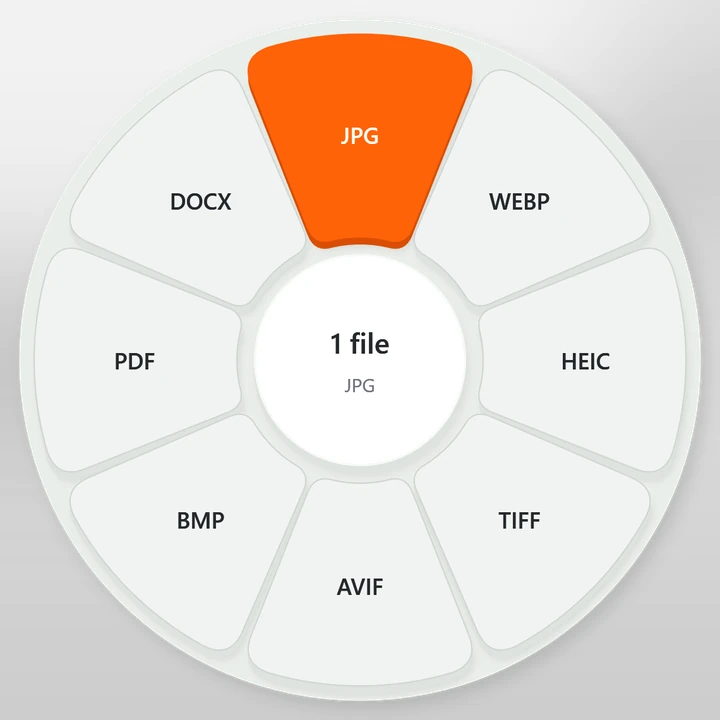
#> input picture assets/img/wheel-formats-en.webp, 720 x 720 px
$ python -i refresh-screenshots.py   (imports and definitions only)
#> lines starting #> are read from the running program, lines starting #| are printed output that depends on the picture
"""Refresh website images from the app itself, without changing the app repo.

Requires Pillow and PowerShell 7 (pwsh). Run with --app <ZestDrop.exe> --video <sample.mp4>
--image <sample.png/jpg> --render-dir <scratch folder>. Wheels and progress cards come from the app's
debug render modes; the combined Crop & rotate window is opened briefly and captured with
scripts/capture-window.ps1 (that window has no render mode of its own).
"""
import argparse
import os
from pathlib import Path
import subprocess

from PIL import Image, ImageDraw, ImageFilter, ImageFont

parser = argparse.ArgumentParser(description=__doc__)
# [9 lines not run here, left out]
out = Path(__file__).resolve().parents[1] / 'assets' / 'img'
# The format wheel depends on the extension: use a PNG for the 8-option screenshot.
# [1 line that did not run here, left out]
# [1 line not run here, left out]


def render(lang, arguments):
    env = {**os.environ, 'ZESTDROP_LANG': lang}
    subprocess.run([str(args.app.resolve()), *map(str, arguments)],
                   cwd=args.app.resolve().parent, env=env, check=True, timeout=60)


def backdrop(size):
    # Neutral desktop-like backdrop; the wheel itself is the unmodified app render.
    w, h = size
    image = Image.new('RGBA', size)
    draw = ImageDraw.Draw(image)
    for y in range(h):
        shade = int(235 - 31 * y / max(1, h - 1))
        draw.line((0, y, w, y), fill=(shade, shade + 1, shade, 255))
    light = Image.new('RGBA', size)
    ImageDraw.Draw(light).ellipse((-w // 2, -h // 2, w, h // 2), fill=(255, 255, 255, 100))
    image.alpha_composite(light.filter(ImageFilter.GaussianBlur(w // 8)))
    return image


def compose_wheel(path):
    image = Image.open(path).convert('RGBA').resize((720, 720), Image.Resampling.LANCZOS)
    canvas = backdrop(image.size)
    canvas.alpha_composite(image)
    return canvas.convert('RGB')


def compose_jobs(path):
    image = Image.open(path).convert('RGBA')
    # Debug stack has a solid grey backdrop. Replace it with the same neutral backdrop as the wheels.
    pixels = image.load()
    bg = pixels[0, 0]
    for y in range(image.height):
        for x in range(image.width):
            r, g, b, a = pixels[x, y]
            if max(abs(r - bg[0]), abs(g - bg[1]), abs(b - bg[2])) < 4:
                pixels[x, y] = (0, 0, 0, 0)
    image.thumbnail((512, 768), Image.Resampling.LANCZOS)
    canvas = backdrop((536, 792))
    canvas.alpha_composite(image, ((536 - image.width) // 2, (792 - image.height) // 2))
    return canvas.convert('RGB')


def capture_combined(lang, path):
    """Captures the Crop & rotate window and makes the area outside its rounded corners transparent."""
    script = Path(__file__).resolve().parent / 'capture-window.ps1'
    # PowerShell 7 is DPI-aware, so the capture is at the screen's real resolution (Windows PowerShell 5.1 is not).
    subprocess.run(['pwsh', '-NoProfile', '-ExecutionPolicy', 'Bypass', '-File', str(script),
                    '-App', str(args.app.resolve()), '-Tool', 'merge:cropRotate', '-File', str(photo.resolve()),
                    '-Lang', lang, '-Out', str(path)], check=True, timeout=120)
    image = Image.open(path).convert('RGBA')
    # PrintWindow paints black outside the window's rounded corners; measure the radius from the corner.
    px = image.load()
    radius = next(i for i in range(1, min(image.size) // 4) if sum(px[i, i][:3]) > 60) * 3.4
    mask = Image.new('L', image.size)
    ImageDraw.Draw(mask).rounded_rectangle((0, 0, image.width - 1, image.height - 1), radius=round(radius), fill=255)
    image.putalpha(mask)
    # Keep about 2x the size it is shown at (1040 px wide) so it stays sharp on high-DPI screens.
    if image.width > 2080:
        image = image.resize((2080, round(image.height * 2080 / image.width)), Image.Resampling.LANCZOS)
    if image.width < 1600:
        raise SystemExit(f'Capture is only {image.width} px wide; run on a display scaled to 150% or more')
    return image


# [17 lines not run here, left out]

# Share preview: same product copy and composition, but with the current app wheel.
canvas = Image.new('RGBA', (1200, 630), '#FAF8F5')
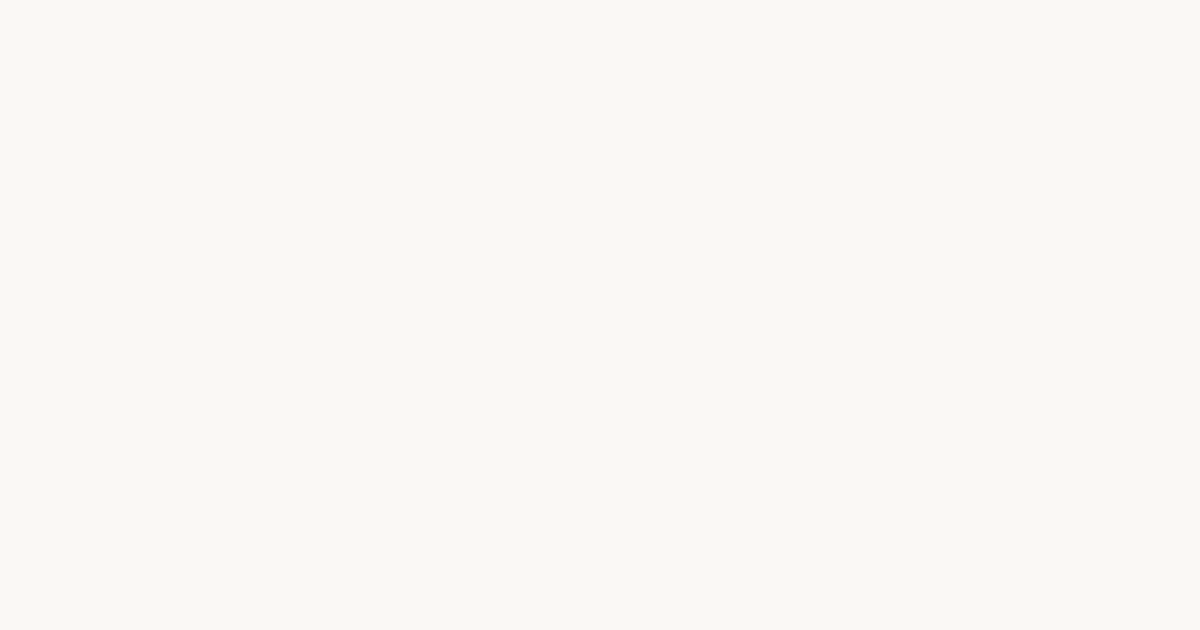
#> canvas: PIL image 1200x630 RGBA; mean R, G, B, A 250, 248, 245, 255
draw = ImageDraw.Draw(canvas)
fonts = Path(os.environ.get('WINDIR', 'C:/Windows')) / 'Fonts'
bold = ImageFont.truetype(str(fonts / 'segoeuib.ttf'), 76)
regular = ImageFont.truetype(str(fonts / 'segoeui.ttf'), 30)
semibold = ImageFont.truetype(str(fonts / 'seguisb.ttf'), 34)
# [9 lines not run here, left out]
# [1 line that did not run here, left out]
# [1 line not run here, left out]
shadow = Image.new('RGBA', canvas.size)
#> shadow: PIL image 1200x630 RGBA; every value is 0
# [5 lines not run here, left out]

>>> result = compose_wheel('../assets/img/wheel-formats-en.webp')
#> in backdrop, `image = Image.new('RGBA', size)`: image: PIL image 720x720 RGBA; every value is 0
#> in backdrop, `image.alpha_composite(light.filter(ImageFilter.GaussianBlur(w // 8)))`:
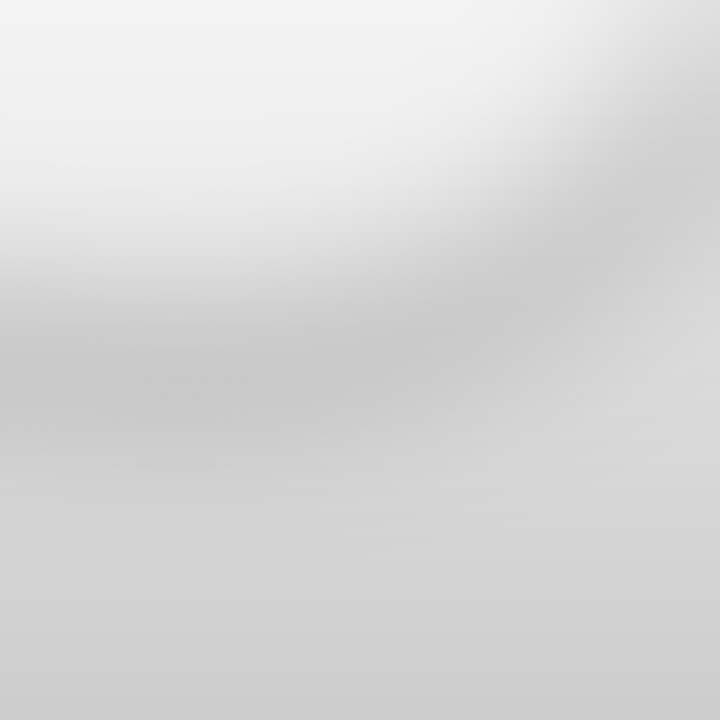
#> image: PIL image 720x720 RGBA; mean R, G, B, A 215.7, 216.6, 215.7, 255
#> in compose_wheel, returned value is the input picture: PIL image 720x720 RGB; mean R, G, B 233, 223.9, 216.8

$ run again, on assets/img/jobs-en.webp
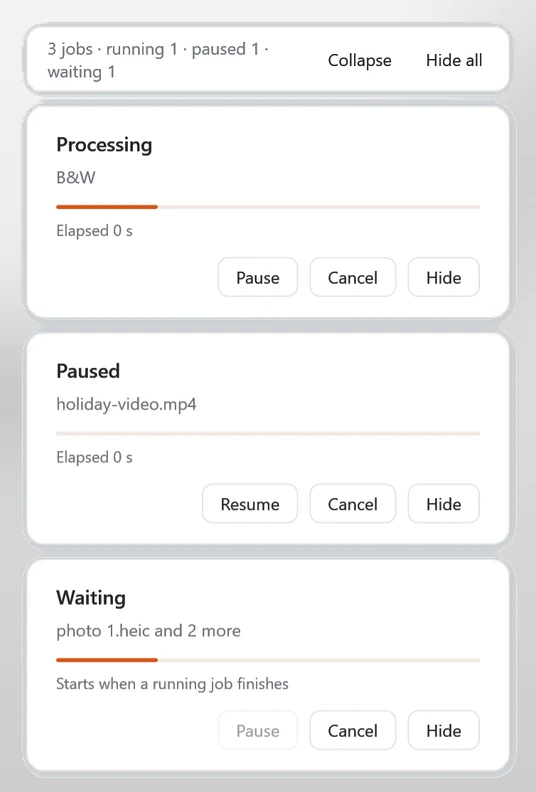
#> input picture assets/img/jobs-en.webp, 536 x 792 px
#> shadow: PIL image 1200x630 RGBA; every value is 0
#> in compose_wheel, `image = Image.open(path).convert('RGBA').resize((720, 720), Image.Resa..`:
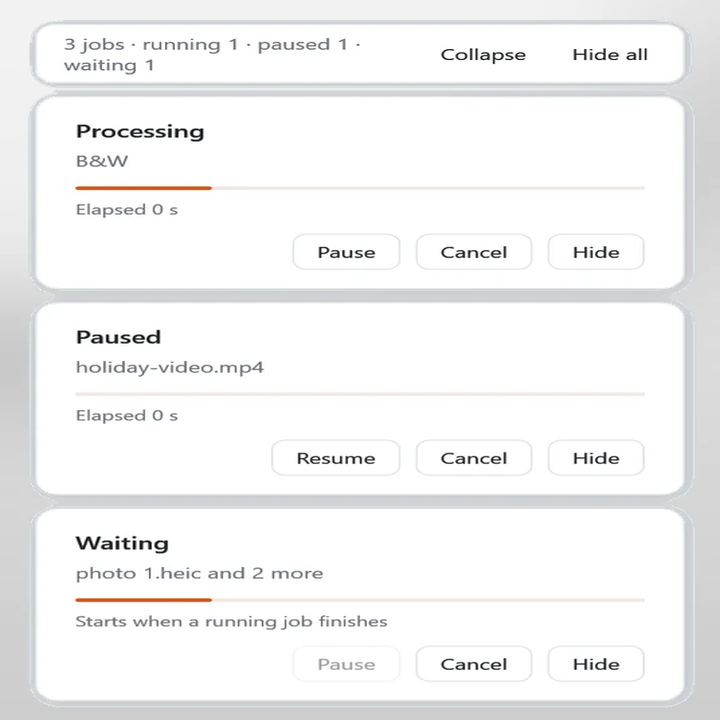
#> image: PIL image 720x720 RGBA; mean R, G, B, A 243.1, 243.2, 243.4, 255

$ run again, on assets/img/jobs-zh.webp
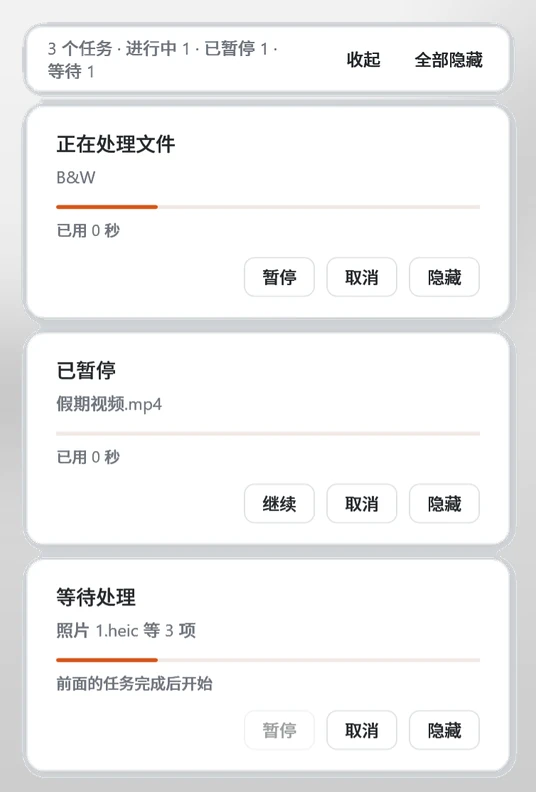
#> input picture assets/img/jobs-zh.webp, 536 x 792 px
#> shadow: PIL image 1200x630 RGBA; every value is 0
#> in compose_wheel, `image = Image.open(path).convert('RGBA').resize((720, 720), Image.Resa..`:
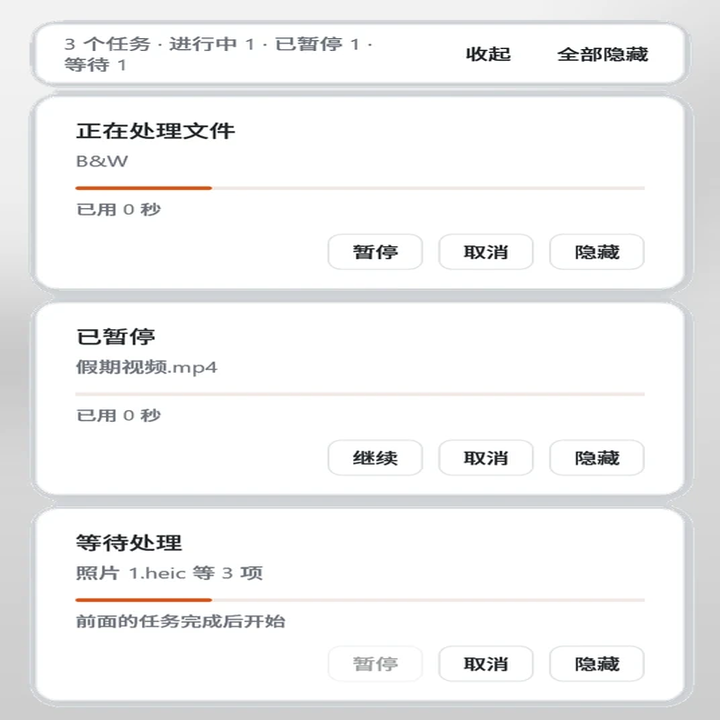
#> image: PIL image 720x720 RGBA; mean R, G, B, A 241.8, 242, 242.1, 255

$ run again, on assets/img/tool-crop-en.webp
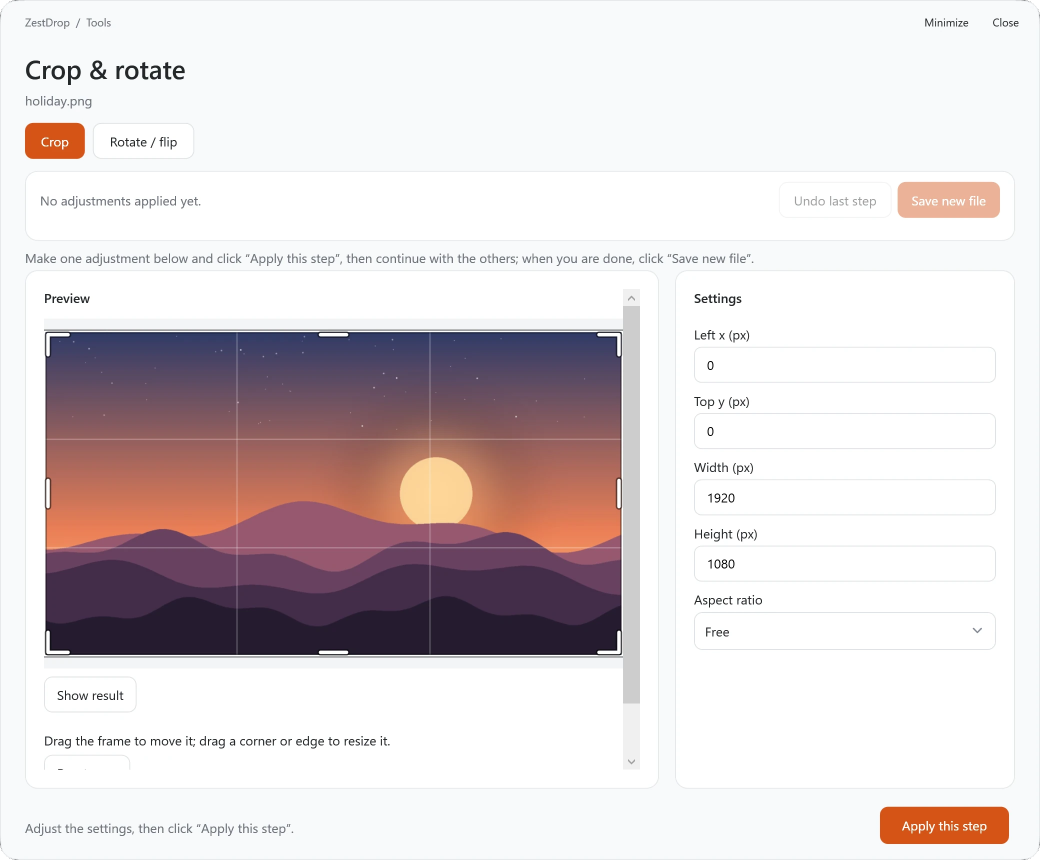
#> input picture assets/img/tool-crop-en.webp, 2080 x 1720 px (shown at 1/2 size)
#> shadow: PIL image 1200x630 RGBA; every value is 0
#> in compose_wheel, `image = Image.open(path).convert('RGBA').resize((720, 720), Image.Resa..`:
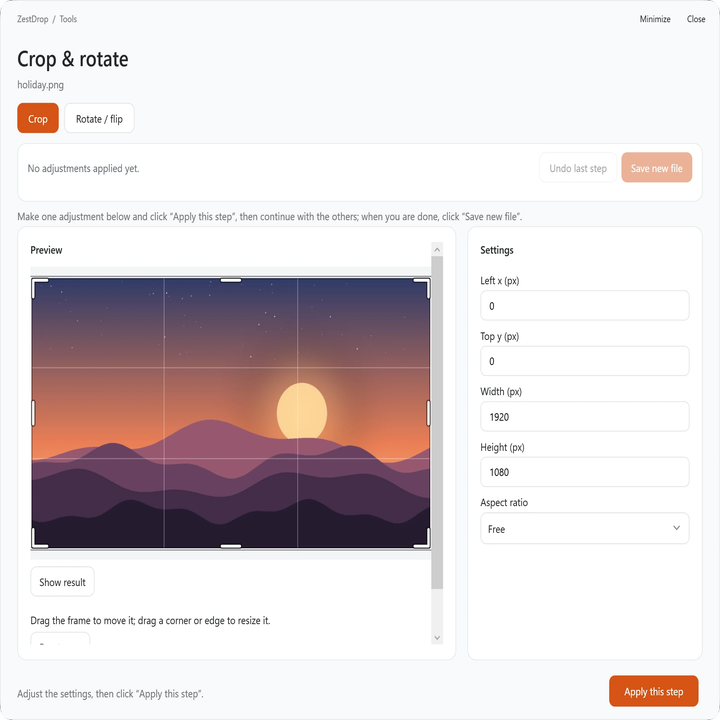
#> image: PIL image 720x720 RGBA; mean R, G, B, A 220.8, 212.6, 214.4, 254.9; transparent parts drawn white
